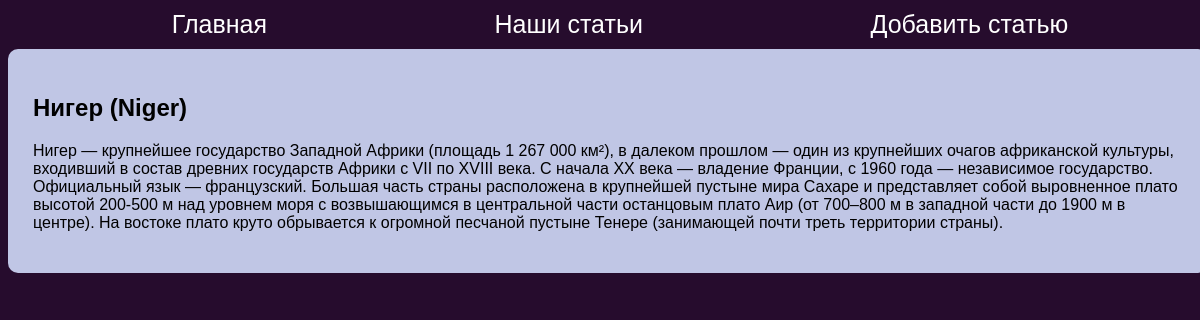
/post/1, run on the app's committed database.
### tables this page shows
CREATE TABLE mainmenu(
id INTEGER PRIMARY KEY AUTOINCREMENT,
title TEXT NOT NULL,
url TEXT NOT NULL
);

CREATE TABLE posts(
id INTEGER PRIMARY KEY AUTOINCREMENT,
name TEXT NOT NULL,
author TEXT NOT NULL,
text TEXT NOT NULL
);

### flsite.py (the view)
@app.route("/post/<int:id_post>")
def show_post(id_post):
    db = get_db()
    dbase = FDataBase(db)
    name, author, text = dbase.get_post_id(id_post)
    if not name:
        abort(404)
    return render_template('post.html', name=name, authot=author, text=text, menu=dbase.get_menu())

### FDataBase.py (called while the page is built)
    def get_menu(self):
        sql = 'SELECT * FROM mainmenu'
        try:
            self.__cur.execute(sql)
            res = self.__cur.fetchall()
            if res:
                return res
        except IOError:
            print("Ошибка чтения из базы данных")
        return []

    def get_post_id(self, post_id):
        try:
            self.__cur.execute(f"SELECT name, author, text FROM posts WHERE id = {post_id} LIMIT 1")
            res = self.__cur.fetchone()
            if res:
                return res
        except sqlite3.Error as e:
            print("Ошибка получения статьи за БД" + str(e))
        return False, False, False

### flsite.py (called while the page is built)
def connect_db():
    con = sqlite3.connect(app.config['DATABASE'])
    con.row_factory = sqlite3.Row
    return con

def get_db():
    if not hasattr(g, 'link_db'):
        g.link_db = connect_db()
    return g.link_db

### templates/post.html
{% extends 'base.html' %}
{% block content %}
{{ super() }}
<div class="container content_block_text">
    <h2>{{ name }}</h2>
    <p>{{ text }}</p>
</div>
{% endblock %}

### templates/base.html (shortened to what this page needs)
<!DOCTYPE html>
<html lang="en">
<head>
    <link rel="stylesheet" href="{{ url_for('static', filename='css/style.css') }}">
</head>
<body>
{% block content %}
    {% block mainmenu %}
        <ul class="menu">
            {% for m in menu %}
            <li class="menu_li"><a class="menu_li_href" href="{{ m.url }}">{{ m.title }}</a></li>
            {% endfor %}
        </ul>
    {% endblock %}
{% endblock %}
</body>
</html>

### static/css/style.css (style rules this page uses)
body { background: #260c2d; font-family: Verdana, Geneva, Tahoma, sans-serif; }
.container { width: 1200px; padding-right: 15px; padding-left: 15px; margin-right: auto; margin-left: auto; box-sizing: border-box; }
.menu { display: flex; justify-content: space-around; list-style: none; margin: 10px; }
.menu_li_href { color: #ffffff; text-decoration: none; font-size: 25px; }
.content_block_name, .content_block_author, .content_block_text { background: #c0c6e5; border-radius: 10px; margin: 3px auto; padding: 25px; }

### data on the page
mainmenu: title "Главная"
mainmenu: title "Наши статьи"
mainmenu: title "Добавить статью"
posts: name "Нигер (Niger)", text "Нигер — крупнейшее государство Западной Африки (площадь 1 267 000 км²), в далеком прошлом — один из крупнейших очагов африканской культуры, входивший в состав древних государств Африки с VII по XVIII века. С начала XX века — владение Франции, с 1960 года — независимое государство. Официальный язык — французский. Большая часть страны расположена в крупнейшей пустыне мира Сахаре и представляет собой выровненное плато высотой 200-500 м над уровнем моря с возвышающимся в центральной части останцовым плато Аир (от 700–800 м в западной части до 1900 м в центре). На востоке плато круто обрывается к огромной песчаной пустыне Тенере (занимающей почти треть территории страны)."
